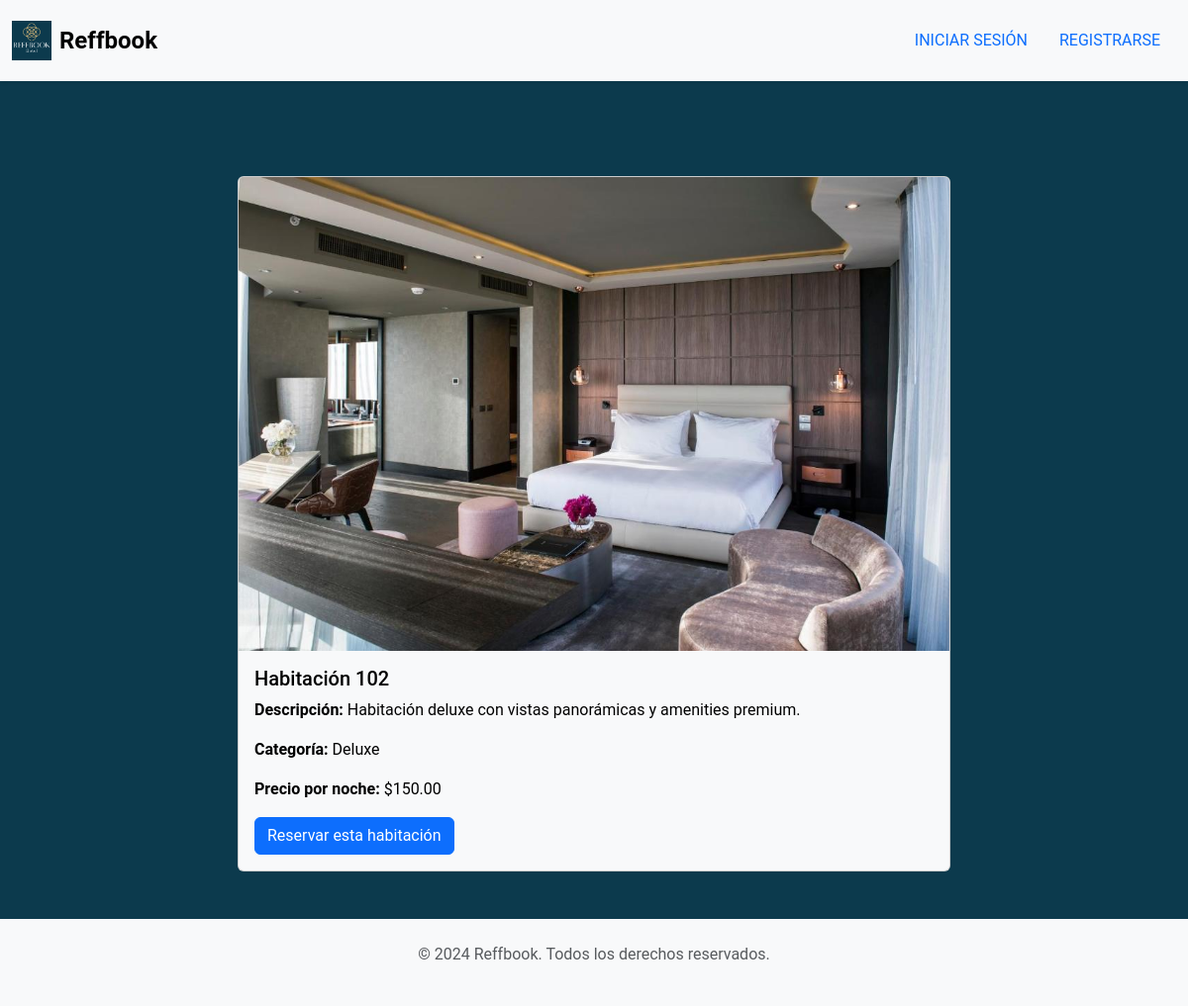
The app's page /habitacion/14/ with its own data.
### core/models.py (models this page shows, shortened)
class Habitacion(models.Model):
    habitacion_numero = models.CharField(max_length=10)
    habitacion_categoria = models.CharField(max_length=50)
    habitacion_descripcion = models.TextField(null=True, blank=True)
    habitacion_precio = models.DecimalField(max_digits=10, decimal_places=2)
    hotel = models.ForeignKey(Hotel, on_delete=models.CASCADE)
    habitacion_imagen = models.ImageField(upload_to='img/habitaciones/', null=True, blank=True)  # Campo para la imagen

### core/views.py (the view)
# urls.py: path('habitacion/<int:habitacion_id>/', views.detalle_habitacion, name='detalle_habitacion'),
def detalle_habitacion(request, habitacion_id):
    habitacion = get_object_or_404(Habitacion, pk=habitacion_id)
    return render(request, 'core/detalle_habitacion.html', {'habitacion': habitacion})

### core/templates/core/detalle_habitacion.html (shortened to what this page needs)
{% extends 'base.html' %}
{% block content %}
<div class="container mt-5">
    <div class="row">
        <div class="col-md-8 offset-md-2">
            <div class="card">
                <img src="{{ habitacion.habitacion_imagen.url }}" class="card-img-top" alt="Habitación {{ habitacion.habitacion_numero }}">
                <div class="card-body">
                    <h5 class="card-title">Habitación {{ habitacion.habitacion_numero }}</h5>
                    <p class="card-text"><strong>Descripción:</strong> {{ habitacion.habitacion_descripcion }}</p>
                    <p class="card-text"><strong>Categoría:</strong> {{ habitacion.habitacion_categoria }}</p>
                    <p class="card-text"><strong>Precio por noche:</strong> ${{ habitacion.habitacion_precio }}</p>
                    <button class="btn btn-primary" data-bs-toggle="modal" data-bs-target="#modalPago">Reservar esta habitación</button>
                </div>
            </div>
        </div>
    </div>
</div>
{% endblock %}

### core/static/css/global.css (style rules this page uses)
body { background-color: #0c3a4d; color: white; font-family: 'Roboto', sans-serif; margin: 0; padding: 0; }
.card, .modal-content { background-color: #f8f9fa; color: black; }

### records on screen
Habitacion: habitacion_imagen (picture), habitacion_numero "102", habitacion_descripcion "Habitación deluxe con vistas panorámicas y amenities premium.", habitacion_categoria "Deluxe", habitacion_precio "150.00"
